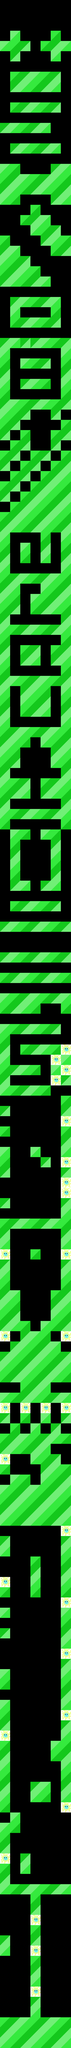

Tiled map render using the project's own tile images. Description and the map definition, with tile-layer contents summarised, below:
An orthogonal 7x200 tile map with 64x64 px tiles, 2 tile layers (Tile Layer 1, Tile Layer 2), 3 tilesets.

<map version="1.0" orientation="orthogonal" width="7" height="200" tilewidth="64" tileheight="64">
 <tileset firstgid="1" name="rainbowTileSet" tilewidth="64" tileheight="64">
  <image source="../images/tilesets/rainbowTileSet.png" width="448" height="384" />
  <tile id="0">
   <properties>
    <property name="platform" value="true" />
   </properties>
  </tile>
  <tile id="1">
   <properties>
    <property name="platform" value="true" />
   </properties>
  </tile>
  <tile id="2">
   <properties>
    <property name="platform" value="true" />
   </properties>
  </tile>
  <tile id="3">
   <properties>
    <property name="platform" value="true" />
   </properties>
  </tile>
  <tile id="4">
   <properties>
    <property name="platform" value="true" />
   </properties>
  </tile>
  <tile id="5">
   <properties>
    <property name="platform" value="true" />
   </properties>
  </tile>
  <tile id="6">
   <properties>
    <property name="platform" value="true" />
   </properties>
  </tile>
  <tile id="7">
   <properties>
    <property name="platform" value="true" />
   </properties>
  </tile>
  <tile id="8">
   <properties>
    <property name="platform" value="true" />
   </properties>
  </tile>
  <tile id="9">
   <properties>
    <property name="platform" value="true" />
   </properties>
  </tile>
  <tile id="10">
   <properties>
    <property name="platform" value="true" />
   </properties>
  </tile>
  <tile id="11">
   <properties>
    <property name="platform" value="true" />
   </properties>
  </tile>
  <tile id="12">
   <properties>
    <property name="platform" value="true" />
   </properties>
  </tile>
  <tile id="13">
   <properties>
    <property name="platform" value="true" />
   </properties>
  </tile>
  <tile id="14">
   <properties>
    <property name="platform" value="true" />
   </properties>
  </tile>
  <tile id="15">
   <properties>
    <property name="platform" value="true" />
   </properties>
  </tile>
  <tile id="16">
   <properties>
    <property name="platform" value="true" />
   </properties>
  </tile>
  <tile id="17">
   <properties>
    <property name="platform" value="true" />
   </properties>
  </tile>
  <tile id="18">
   <properties>
    <property name="platform" value="true" />
   </properties>
  </tile>
  <tile id="19">
   <properties>
    <property name="platform" value="true" />
   </properties>
  </tile>
  <tile id="20">
   <properties>
    <property name="platform" value="true" />
   </properties>
  </tile>
 </tileset>
 <tileset firstgid="43" name="rainbowTileSet" tilewidth="64" tileheight="64">
  <image source="../images/tilesets/rainbowTileSet.png" width="448" height="384" />
  <tile id="21">
   <properties>
    <property name="platform" value="true" />
   </properties>
  </tile>
  <tile id="22">
   <properties>
    <property name="platform" value="true" />
   </properties>
  </tile>
  <tile id="23">
   <properties>
    <property name="platform" value="true" />
   </properties>
  </tile>
  <tile id="24">
   <properties>
    <property name="platform" value="true" />
   </properties>
  </tile>
  <tile id="25">
   <properties>
    <property name="platform" value="true" />
   </properties>
  </tile>
  <tile id="26">
   <properties>
    <property name="platform" value="true" />
   </properties>
  </tile>
  <tile id="27">
   <properties>
    <property name="platform" value="true" />
   </properties>
  </tile>
  <tile id="28">
   <properties>
    <property name="platform" value="true" />
   </properties>
  </tile>
  <tile id="29">
   <properties>
    <property name="platform" value="true" />
   </properties>
  </tile>
  <tile id="30">
   <properties>
    <property name="platform" value="true" />
   </properties>
  </tile>
  <tile id="31">
   <properties>
    <property name="platform" value="true" />
   </properties>
  </tile>
  <tile id="32">
   <properties>
    <property name="platform" value="true" />
   </properties>
  </tile>
  <tile id="33">
   <properties>
    <property name="platform" value="true" />
   </properties>
  </tile>
  <tile id="34">
   <properties>
    <property name="platform" value="true" />
   </properties>
  </tile>
  <tile id="35">
   <properties>
    <property name="platform" value="true" />
   </properties>
  </tile>
  <tile id="36">
   <properties>
    <property name="platform" value="true" />
   </properties>
  </tile>
  <tile id="37">
   <properties>
    <property name="platform" value="true" />
   </properties>
  </tile>
  <tile id="38">
   <properties>
    <property name="platform" value="true" />
   </properties>
  </tile>
  <tile id="39">
   <properties>
    <property name="platform" value="true" />
   </properties>
  </tile>
  <tile id="40">
   <properties>
    <property name="platform" value="true" />
   </properties>
  </tile>
  <tile id="41">
   <properties>
    <property name="platform" value="true" />
   </properties>
  </tile>
 </tileset>
 <tileset firstgid="85" name="enemytileset" tilewidth="64" tileheight="64">
  <image source="../images/tilesets/enemytileset.png" width="256" height="64" />
  <tile id="0">
   <properties>
    <property name="type" value="bird" />
   </properties>
  </tile>
  <tile id="1">
   <properties>
    <property name="type" value="cloud" />
   </properties>
  </tile>
  <tile id="2">
   <properties>
    <property name="type" value="electric" />
   </properties>
  </tile>
  <tile id="3">
   <properties>
    <property name="type" value="snow" />
   </properties>
  </tile>
 </tileset>
 <layer name="Tile Layer 1" width="7" height="200">
  <data>[1400 cells, 694 non-empty, 25 distinct tile ids]</data>
 </layer>
 <layer name="Tile Layer 2" width="7" height="200">
  <data>[1400 cells, 28 non-empty, 1 distinct tile ids]</data>
 </layer>
</map>